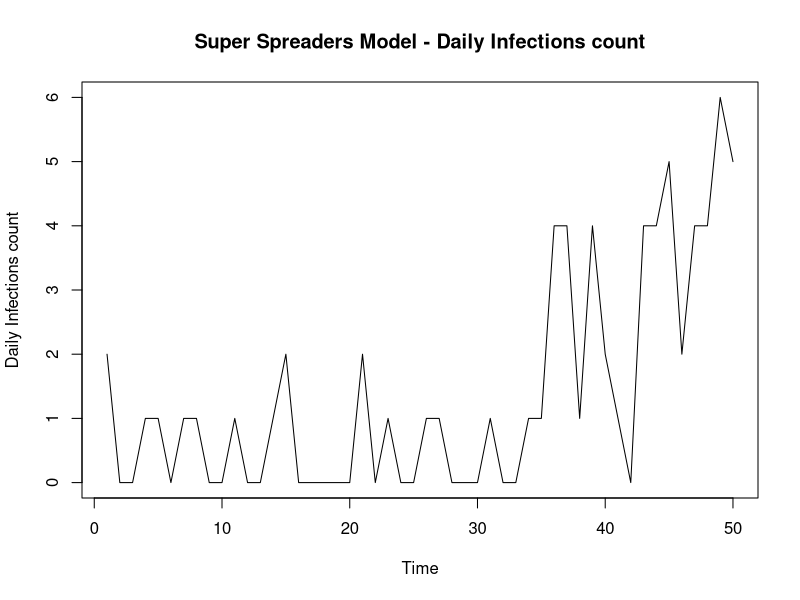

Write the R code that produced this figure.
#Epidemic Modelling Functions
#-Simulations fucntions
#- Likelihood Functions

#*********************************************************
#*Simulation Functions

#Baseline simulation
simulate_branching = function(num_days, r0, shape_gamma, scale_gamma) {
  
  'Baseline simulation model'
  #Set up
  vec_infecteds = vector('numeric', num_days)
  vec_infecteds[1] = 2
  
  #Infectiousness (Discrete gamma) - I.e 'Infectiousness Pressure' - Sum of all people
  #Explanation: Gamma is a continuous function so integrate over the density at that point in time (today - previous day)
  prob_infect = pgamma(c(1:num_days), shape = shape_gamma, scale = scale_gamma) - pgamma(c(0:(num_days-1)), shape = shape_gamma, scale = scale_gamma)
  
  #Days of Infection Spreading
  for (t in 2:num_days) {
    
    #Total rate
    tot_rate = r0*sum(vec_infecteds[1:(t-1)]*rev(prob_infect[1:(t-1)])) #Product of infecteds & their probablilty of infection along the gamma dist at that point in time
    vec_infecteds[t] = rpois(1, tot_rate) #Assuming number of cases each day follows a poisson distribution. Causes jumps in data 
  }
  
  vec_infecteds
}

#*******************************************************
#Super-spreading simulation
simulate_branching_ss = function(num_days, shape_gamma, scale_gamma, alphaX, betaX, gammaX) {
  'Simulate an epidemic with Superspreading events
  prop_ss = Proportion of superspreading days
  magnitude_ss = increased rate of superspreading event'
  
  #Set up
  total_infecteds = vector('numeric', num_days)
  nsse_infecteds = vector('numeric', num_days)
  sse_infecteds = vector('numeric', num_days)
  total_infecteds[1] = 2
  nsse_infecteds[1] = 2
  sse_infecteds[1] = 0
  
  #Infectiousness (Discrete gamma) - I.e 'Infectiousness Pressure' - Sum of all people
  #Explanation: Gamma is a continuous function so integrate over the density at that point in time (today - previous day)
  prob_infect = pgamma(c(1:num_days), shape = shape_gamma, scale = scale_gamma) - pgamma(c(0:(num_days-1)), shape = shape_gamma, scale = scale_gamma)
  
  #Days of Infection Spreading
  for (t in 2:num_days) {
    
    #Regular infecteds (tot_rate = lambda) fix notation
    lambda_t = sum(total_infecteds[1:(t-1)]*rev(prob_infect[1:(t-1)])) #Eg. Today is day 10. Infected on day 1. Current Infectiousness is t - day_infected 
    tot_rate = alphaX*lambda_t #Product of infecteds & their probablilty of infection along the gamma dist at that point in time
    nsse_infecteds[t] = rpois(1, tot_rate) #Assuming number of cases each day follows a poisson distribution. Causes jumps in data 
    
    #Super-spreaders
    sse_infecteds[t] = rnbinom(1, betaX*lambda_t, 1/(1 + gammaX)) #z_t: Total infecteds due to super-spreading event - num of events x Num individuals
    
    #Total 
    total_infecteds[t] = nsse_infecteds[t] + sse_infecteds[t]
  }
  
  total_infecteds
}
# 
# #********
# # #*Implement
# num_days = 50
# #lambda params
# shape_gamma = 6
# scale_gamma = 1
# #params
# alphaX = 0.8 #Without ss event, ~r0.
# betaX = 0.1
# gammaX = 10
# true_r0 = alphaX + betaX*gammaX
# true_r0
# #Epidemic data
# sim_data = simulate_branching_ss(num_days, shape_gamma, scale_gamma, alphaX, betaX, gammaX)
# plot.ts(sim_data, ylab = 'Daily Infections', main = paste('Super - Spreading Events model - Daily Infections count, true R0 = ', true_r0))
# par(mfrow = c(2,1))

#*******************************************************
#Super-spreading simulation
simulate_ss_poisson = function(num_days, shape_gamma, scale_gamma, alphaX, betaX, gammaX) {
  'Simulate an epidemic with Superspreading events
  prop_ss = Proportion of superspreading days
  magnitude_ss = increased rate of superspreading event'
  
  #Set up
  total_infecteds = vector('numeric', num_days)
  nsse_infecteds = vector('numeric', num_days)
  sse_infecteds = vector('numeric', num_days)
  total_infecteds[1] = 2
  nsse_infecteds[1] = 2
  sse_infecteds[1] = 0
  
  #Infectiousness (Discrete gamma) - I.e 'Infectiousness Pressure' - Sum of all people
  #Explanation: Gamma is a continuous function so integrate over the density at that point in time (today - previous day)
  prob_infect = pgamma(c(1:num_days), shape = shape_gamma, scale = scale_gamma) - pgamma(c(0:(num_days-1)), shape = shape_gamma, scale = scale_gamma)
  
  #Days of Infection Spreading
  for (t in 2:num_days) {
    
    #Regular infecteds (tot_rate = lambda) fix notation
    lambda_t = sum(total_infecteds[1:(t-1)]*rev(prob_infect[1:(t-1)])) #?Why is it the reversed probability - given the way prob_infect is written
    tot_rate = alphaX*lambda_t #Product of infecteds & their probablilty of infection along the gamma dist at that point in time
    nsse_infecteds[t] = rpois(1, tot_rate) #Assuming number of cases each day follows a poisson distribution. Causes jumps in data 
    
    #Super-spreaders
    n_t = rpois(1, betaX*lambda_t) #Number of super-spreading events (beta)
    sse_infecteds[t] = rpois(1, gammaX*n_t) #z_t: Total infecteds due to super-spreading event - num of events x Num individuals
    
    total_infecteds[t] = nsse_infecteds[t] + sse_infecteds[t]
  }
  
  total_infecteds
}

#*Implement
# num_days = 50
# #lambda params
# shape_gamma = 6
# scale_gamma = 1
# #params
# alphaX = 1.2 #Without ss event, ~r0. 
# betaX = 0.5
# gammaX = 10
# #Epidemic data
# sim_data2 = simulate_ss_poisson(num_days, shape_gamma, scale_gamma, alphaX, betaX, gammaX)
# plot.ts(sim_data2, ylab = 'Daily Infections count', main = 'Daily Infections count')


#*******************************************************
#Super-spreaders simulation
simulation_super_spreaders = function(num_days, shape_gamma, scale_gamma, aX, bX, ss_mult) {
  'Simulate an epidemic with Superspreading events
  prop_ss = Proportion of superspreading days
  magnitude_ss = increased rate of superspreading event'
  
  #Set up
  total_infecteds = vector('numeric', num_days)
  nss_infecteds = vector('numeric', num_days)
  ss_infecteds = vector('numeric', num_days)
  total_infecteds[1] = 2
  nss_infecteds[1] = 2
  ss_infecteds[1] = 0 
  
  #Infectiousness (Discrete gamma) - I.e 'Infectiousness Pressure' - Sum of all people
  #Explanation: Gamma is a continuous function so integrate over the density at that point in time (today - previous day)
  prob_infect = pgamma(c(1:num_days), shape = shape_gamma, scale = scale_gamma) - pgamma(c(0:(num_days-1)), shape = shape_gamma, scale = scale_gamma)
  
  #Days of Infection Spreading
  for (t in 2:num_days) {
    
    #Regular infecteds (tot_rate = lambda) fix notation
    lambda_t = sum((total_infecteds[1:(t-1)] + ss_mult*ss_infecteds[1:(t-1)])*rev(prob_infect[1:(t-1)])) #?Why is it the reversed probability - given the way prob_infect is written. Product of infecteds & their probablilty of infection along the gamma dist at that point in time
    nss_infecteds[t] = rpois(1, aX*lambda_t) #Assuming number of cases each day follows a poisson distribution. Causes jumps in data 
    ss_infecteds[t] = rpois(1, bX*lambda_t)
    total_infecteds[t] = nss_infecteds[t] + ss_infecteds[t]
  }
  
  total_infecteds
}

#*Implement
num_days = 50
#lambda params
shape_gamma = 6
scale_gamma = 1
#params
aX = 0.8 #1.1 #Without ss event, ~r0.
bX = 0.1 #0.2
ss_mult = 10 #8
#Epidemic data
sim_data2 = simulation_super_spreaders(num_days, shape_gamma, scale_gamma, aX, bX, ss_mult)
plot.ts(sim_data2, ylab = 'Daily Infections count', main = 'Super Spreaders Model - Daily Infections count')

#*******************************************************************************
#Model functions  - Super-spreading Model

#Log Likelihood 
log_like_ss <- function(x, alphaX, betaX, gammaX){
  
  #Params
  num_days = length(x)
  shape_gamma = 6
  scale_gamma = 1
  
  #Infectiousness (Discrete gamma) i,e Prob less than x2 - prob less than x1; the area in between 
  prob_infect = pgamma(c(1:num_days), shape = shape_gamma, scale = scale_gamma) - pgamma(c(0:(num_days-1)), shape = shape_gamma, scale = scale_gamma)
  logl = 0
  
  for (t in 2:num_days) {
    
    lambda_t = sum(x[1:(t-1)]*rev(prob_infect[1:(t-1)]))
    inner_sum_xt = 0
    
    for (y_t in 0:x[t]){ #Sum for all values of y_t
      
      #Log likelihood
      inner_sum_xt = (inner_sum_xt + exp(-alphaX*lambda_t)*(1/factorial(y_t))*(alphaX*lambda_t)^y_t*
                        (gamma((x[t] - y_t) + betaX*lambda_t))/(gamma(betaX*lambda_t)*
                                                                  factorial(x[t] - y_t))*(1/(gammaX +1))^(betaX*lambda_t)*
                        (gammaX/(gammaX + 1))^(x[t] - y_t))
      
    } 
    
    logl = logl + log(inner_sum_xt) 
    
  }
  
  logl
  
}

#*****************************************************
#Log Likelihood - log-exp-sum trick 
log_like_ss_lse <- function(x, alphaX, betaX, gammaX){
  
  #Params
  num_days = length(x)
  shape_gamma = 6
  scale_gamma = 1
  
  #Infectiousness (Discrete gamma)
  prob_infect = pgamma(c(1:num_days), shape = shape_gamma, scale = scale_gamma) - pgamma(c(0:(num_days-1)),
                                                                                         shape = shape_gamma, scale = scale_gamma)
  logl = 0 
  
  for (t in 2:num_days) {
    
    #print(t)
    lambda_t = sum(x[1:(t-1)]*rev(prob_infect[1:(t-1)]))
    
    if(x[t] == 0){ #y_t also equal to zero
      
      #L(x_i) for y_t, x_t = 0
      logl = logl -(alphaX*lambda_t) - 
        (betaX*lambda_t*log(gammaX +1))
      
    } else {
      
      #Terms in inner sum
      inner_sum_vec <- vector('numeric', x[t])
      
      for (y_t in 0:x[t]){ #Sum for all values of y_t up to x_t
        
        #Store inner L(x_i) term in vector position
        inner_sum_vec[y_t + 1] = (-(alphaX*lambda_t) - lfactorial(y_t) + y_t*log(alphaX*lambda_t) +
                                    lgamma((x[t] - y_t) + (betaX*lambda_t)) - lgamma(betaX*lambda_t) - 
                                    lfactorial(x[t] - y_t) - (betaX*lambda_t*log(gammaX +1)) + 
                                    (x[t] - y_t)*log(gammaX) -(x[t] - y_t)*log(gammaX + 1))
        
      }
      
      #Calculate max element in inner vector, for all y_t for a given t, x[t]
      lx_max = max(inner_sum_vec)
      
      #Calculate lse
      lse = lx_max + log(sum(exp(inner_sum_vec - lx_max) ))
      
      #Add to overall log likelihood 
      logl = logl + lse 
      
    }
    
  }
  
  logl
  
}

#*********************************************************************************************
#* Log Likelihood - Using package distribution functions
log_like_ss_R_funcs <- function(x, alphaX, betaX, gammaX){
  
  'Calculate the log likelihood on the simulated data using package distribution functions in R'
  
  #Params
  num_days = length(x)
  shape_gamma = 6
  scale_gamma = 1
  logl = 0
  
  #Infectiousness (Discrete gamma)
  prob_infect = pgamma(c(1:num_days), shape = shape_gamma, scale = scale_gamma) - pgamma(c(0:(num_days-1)), shape = shape_gamma, scale = scale_gamma)
  
  #Over all timepoints
  for (t in 2:num_days) {
    
    lambda_t = sum(x[1:(t-1)]*rev(prob_infect[1:(t-1)]))
    inner_sum = 0
    
    #Sum for all values of y_t
    for (y_t in 0:x[t]){ 
      
      #Log likelihood
      prob_yt = dpois(y_t, alphaX*lambda_t)
      #cat("prob_yt, dpois : ", prob_yt, "\n")
      
      prob_zt = s(x[t] - y_t, betaX*lambda_t, 1/(1 + gammaX))
      #cat("prob_zt, dnbinom : ", prob_zt, "\n")
      
      prob_xt = prob_zt*prob_yt
      inner_sum = inner_sum + prob_xt
      #cat("prob_xt, : ", prob_xt, "\n")
      
    } 
    
    #cat("log(prob_xt), : ", log(prob_xt), "\n")
    logl = logl + log(inner_sum) 
    #cat("logl, : ", logl, "\n")
    
  }
  
  logl
}

################################################################################
# Plot MCMC Total Results
################################################################################

plot_mcmc_results <- function(sim_data, mcmc_params, true_r0, 
                              dist_type, total_time, seed_count, prior, beta_gamma_flag){
  
  #Plot Set up
  plot.new()
  par(mfrow=c(3,4))
  
  #Extract params
  alpha_mcmc = mcmc_params[1]
  alpha_mcmc = unlist(alpha_mcmc)
  
  beta_mcmc = mcmc_params[2]
  beta_mcmc = unlist(beta_mcmc)
  
  gamma_mcmc = mcmc_params[3]
  gamma_mcmc = unlist(gamma_mcmc)
  
  r0_mcmc = mcmc_params[4]
  r0_mcmc = unlist(r0_mcmc)
  
  #Cumulative means + param sample limits
  #r0
  r0_mean = cumsum(r0_mcmc)/seq_along(r0_mcmc)
  r0_lim = max(true_r0, max(r0_mcmc))
  r0_lim2 = max(true_r0, r0_mean)
  
  #alpha
  alpha_mean = cumsum(alpha_mcmc)/seq_along(alpha_mcmc)
  a_lim =  max(alphaX, max(alpha_mcmc))
  a_lim2 =  max(alphaX, alpha_mean)
  
  #beta
  beta_mean = cumsum(beta_mcmc)/seq_along(beta_mcmc)
  b_lim = max(betaX, max(beta_mcmc))
  b_lim2 = max(betaX, beta_mean)
  
  #gamma
  gamma_mean = cumsum(gamma_mcmc)/seq_along(gamma_mcmc)
  g_lim =  max(gammaX, max(gamma_mcmc))
  g_lim2 =  max(gammaX, gamma_mean) 
  
  #Beta-gamma
  if (beta_gamma_flag){
    b_g_a_rate = mcmc_params[14]
    b_g_a_rate = round(unlist(b_g_a_rate), 2)
  } else {
    b_g_a_rate = 0
  }
  
  #***********
  #* Plots *
  
  #i.Infections
  plot.ts(sim_data, xlab = 'Time', ylab = 'Daily Infections count',
          main = paste(seed_count, "Day Infts SS Evnts", dist_type, "r0 = ", true_r0),
          cex.lab=1.5, cex.axis=1.5, cex.main=1.5, cex.sub=1.5)
  
  #ii. MCMC Trace Plots
  plot.ts(alpha_mcmc, ylab = 'alpha', ylim=c(0, a_lim),
          main = paste("MCMC SS Events, true alpha = ", alphaX),
          cex.lab=1.5, cex.axis=1.5, cex.main=1.5, cex.sub=1.5)
  abline(h = alphaX, col = 'green', lwd = 2)
  
  plot.ts(beta_mcmc, ylab = 'beta', ylim=c(0, b_lim),
          main = paste("MCMC SS Events, true beta = ", betaX),
          cex.lab=1.5, cex.axis=1.5, cex.main=1.5, cex.sub=1.5)
  abline(h = betaX, col = 'green', lwd = 2)
  
  plot.ts(gamma_mcmc,  ylab = 'gamma', ylim=c(0,g_lim),
          main = paste("MCMC SS Events, true gamma = ", gammaX),
          cex.lab=1.5, cex.axis=1.5, cex.main=1.5, cex.sub=1.5)
  abline(h = gammaX, col = 'green', lwd = 2)
  #plot.ts(r0_mcmc,  ylab = 'r0', main = paste("MCMC SS Events, true r0 = ", r0_true))
  
  #iii. Cumulative mean plots
  #r0 Mean
  plot2 = plot(seq_along(r0_mean), r0_mean,
               ylim=c(0, r0_lim),
               xlab = 'Time', ylab = 'R0', main = paste("R0 MCMC Mean, True R0 = ", true_r0),
               cex.lab=1.5, cex.axis=1.5, cex.main=1.5, cex.sub=1.5)
  print(plot2)
  abline(h = true_r0, col = 'orange', lwd = 2)
  
  #alpha mean
  plot2 = plot(seq_along(alpha_mean), alpha_mean,
               ylim=c(0, a_lim),
               xlab = 'Time', ylab = 'alpha', main = paste("Alpha MCMC mean, True alpha = ",alphaX),
               cex.lab=1.5, cex.axis=1.5, cex.main=1.5, cex.sub=1.5)
  print(plot2)
  abline(h = alphaX, col = 'red', lwd = 2)
  
  #beta mean
  plot2 = plot(seq_along(beta_mean), beta_mean,
               ylim=c(0, b_lim),
               xlab = 'Time', ylab = 'beta', main = paste("Beta MCMC mean, True beta = ",betaX),
               cex.lab=1.5, cex.axis=1.5, cex.main=1.5, cex.sub=1.5)
  print(plot2)
  abline(h = betaX, col = 'blue', lwd = 2)
  
  #gamma Mean
  plot2 = plot(seq_along(gamma_mean), gamma_mean,
               xlab = 'Time', ylab = 'gamma', main = paste("Gamma MCMC mean, True gamma = ",gammaX),
               ylim=c(0, g_lim),
               cex.lab=1.5, cex.axis=1.5, cex.main=1.5, cex.sub=1.5)
  print(plot2)
  abline(h = gammaX, col = 'green', lwd = 2)
  
  #iv. Param Histograms (Plots 9,11,12)
  hist(r0_mcmc, freq = FALSE, breaks = 100,
       xlab = 'R0 total', #ylab = 'Density', 
       main = paste('R0 total MCMC samples. Prior = ', prior),
       xlim=c(0, r0_lim),
       cex.lab=1.5, cex.axis=1.5, cex.main=1.5, cex.sub=1.5)
  abline(v = true_r0, col = 'orange', lwd = 2)
  
  #v. Beta vs gamma
  plot(beta_mcmc, gamma_mcmc,
       xlab = 'beta', ylab = 'gamma', main = 'Beta vs Gamma',
       cex.lab=1.5, cex.axis=1.5, cex.main=1.5, cex.sub=1.5)
  
  #Hist Beta 
  hist(beta_mcmc, freq = FALSE, breaks = 100,
       xlab = 'beta', #ylab = 'Density', 
       main = paste("Beta, True beta = ", betaX), 
       xlim=c(0, b_lim),
       cex.lab=1.5, cex.axis=1.5, cex.main=1.5, cex.sub=1.5)
  abline(v = betaX, col = 'blue', lwd = 2)
  
  #Hist Gamma 
  hist(gamma_mcmc, freq = FALSE, breaks = 100,
       xlab = 'gamma', #ylab = 'Density', 
       main = paste("Gamma, True gamma = ", gammaX),
       xlim=c(0, g_lim),
       cex.lab=1.5, cex.axis=1.5, cex.main=1.5, cex.sub=1.5)
  abline(v = gammaX, col = 'green', lwd = 2)
  
  #Final Mean Stats
  data_10_pc = 0.1*n
  a_mcmc_mean = round(mean(alpha_mcmc[n-data_10_pc:n]), 2)
  b_mcmc_mean = round(mean(beta_mcmc[n-data_10_pc:n]), 2)
  g_mcmc_mean = round(mean(gamma_mcmc[n-data_10_pc:n]), 2)
  r0_mcmc_mean = round(mean(r0_mcmc[n-data_10_pc:n]), 2)
  
  #Results
  df_results <- data.frame(
    alpha = alphaX,
    a_mc = a_mcmc_mean,
    beta = betaX,
    b_mc = b_mcmc_mean,
    gamma = gammaX,
    g_mc = g_mcmc_mean,
    R0 = true_r0, 
    R0_mc = r0_mcmc_mean,
    accept_rate_a = round(mcmc_params[[5]],2),
    a_rte_b = round(mcmc_params[[6]], 2),
    a_rte_g = round(mcmc_params[[7]],2),
    b_g_a_rate = b_g_a_rate, 
    tot_time = total_time) 
  
  print(df_results)
  
}

#****************
#MCMC Plots 4x4
plot_mcmc_x4_II <- function(sim_data, mcmc_params, true_r0, dist_type,
                            total_time, seed_count, prior, max_sum_val, model_crit = TRUE, joint = TRUE){
  
  #Plot Set up
  plot.new()
  
  if (joint){
    par(mfrow=c(4,4))
  } else {
    par(mfrow=c(3,4))
  }
  
  
  #Extract params
  alpha_mcmc = mcmc_params[1]
  alpha_mcmc = unlist(alpha_mcmc)
  
  beta_mcmc = mcmc_params[2]
  beta_mcmc = unlist(beta_mcmc)
  
  gamma_mcmc = mcmc_params[3]
  gamma_mcmc = unlist(gamma_mcmc)
  
  r0_mcmc = mcmc_params[4]
  r0_mcmc = unlist(r0_mcmc)
  
  #Cumulative means + param sample limits
  #r0
  r0_mean = cumsum(r0_mcmc)/seq_along(r0_mcmc)
  r0_lim = max(true_r0, max(r0_mcmc))
  r0_lim2 = max(true_r0, r0_mean)
  
  #alpha
  alpha_mean = cumsum(alpha_mcmc)/seq_along(alpha_mcmc)
  a_lim =  max(alphaX, max(alpha_mcmc))
  a_lim2 =  max(alphaX, alpha_mean)
  
  #beta
  beta_mean = cumsum(beta_mcmc)/seq_along(beta_mcmc)
  b_lim = max(betaX, max(beta_mcmc))
  b_lim2 = max(betaX, beta_mean)
  
  #gamma
  gamma_mean = cumsum(gamma_mcmc)/seq_along(gamma_mcmc)
  g_lim =  max(gammaX, max(gamma_mcmc))
  g_lim2 =  max(gammaX, gamma_mean) 
  
  
  #***********
  #* Plots *
  
  #i.Infections
  plot.ts(sim_data, xlab = 'Time', ylab = 'Daily Infections count',
          main = paste(seed_count, "Day Infts SS Evnts", dist_type, "r0 = ", true_r0),
          cex.lab=1.5, cex.axis=1.5, cex.main=1.5, cex.sub=1.5)
  
  #ii. MCMC Trace Plots
  plot.ts(alpha_mcmc, ylab = 'alpha', ylim=c(0, a_lim),
          main = paste("MCMC SS Events, true alpha = ", alphaX),
          cex.lab=1.5, cex.axis=1.5, cex.main=1.5, cex.sub=1.5)
  abline(h = alphaX, col = 'red', lwd = 2) #True = green
  #lines(seq_along(like_a), like_a, col = 'red')
  #lines(seq_along(prior_a), prior_a, col = 'blue')
  
  plot.ts(beta_mcmc, ylab = 'beta', ylim=c(0, b_lim),
          main = paste("MCMC SS Events, true beta = ", betaX),
          cex.lab=1.5, cex.axis=1.5, cex.main=1.5, cex.sub=1.5)
  abline(h = betaX, col = 'blue', lwd = 2) #True = green
  
  plot.ts(gamma_mcmc,  ylab = 'gamma', ylim=c(0,g_lim),
          main = paste("MCMC SS Events, true gamma = ", gammaX),
          cex.lab=1.5, cex.axis=1.5, cex.main=1.5, cex.sub=1.5)
  abline(h = gammaX, col = 'green', lwd = 2) #True = green
  
  #plot.ts(r0_mcmc,  ylab = 'r0', main = paste("MCMC SS Events, true r0 = ", r0_true))
  
  #Title
  text(line2user(line=mean(par('mar')[c(2, 4)]), side=2), 
       line2user(line=2, side=3), paste('MCMC SS, True R0:', true_r0, 'Prior = ', prior), xpd=NA, cex=2, font=2)
  
  #iii. Cumulative mean plots
  #r0 Mean
  plot2 = plot(seq_along(r0_mean), r0_mean,
               ylim=c(0, r0_lim),
               xlab = 'Time', ylab = 'R0', main = paste("R0 MCMC Mean, True R0 = ", true_r0),
               cex.lab=1.5, cex.axis=1.5, cex.main=1.5, cex.sub=1.5)
  print(plot2)
  abline(h = true_r0, col = 'orange', lwd = 2)
  
  #alpha mean
  plot2 = plot(seq_along(alpha_mean), alpha_mean,
               ylim=c(0, a_lim),
               xlab = 'Time', ylab = 'alpha', main = paste("Alpha MCMC mean, True alpha = ",alphaX),
               cex.lab=1.5, cex.axis=1.5, cex.main=1.5, cex.sub=1.5)
  print(plot2)
  abline(h = alphaX, col = 'red', lwd = 2)
  #lines(seq_along(like_a_mean), like_a_mean, col = 'red')
  #lines(seq_along(prior_a_mean), prior_a_mean, col = 'blue')
  
  #beta mean
  plot2 = plot(seq_along(beta_mean), beta_mean,
               ylim=c(0, b_lim),
               xlab = 'Time', ylab = 'beta', main = paste("Beta MCMC mean, True beta = ",betaX),
               cex.lab=1.5, cex.axis=1.5, cex.main=1.5, cex.sub=1.5)
  print(plot2)
  abline(h = betaX, col = 'blue', lwd = 2)
  
  #gamma Mean
  plot2 = plot(seq_along(gamma_mean), gamma_mean,
               xlab = 'Time', ylab = 'gamma', main = paste("Gamma MCMC mean, True gamma = ",gammaX),
               ylim=c(0, g_lim),
               cex.lab=1.5, cex.axis=1.5, cex.main=1.5, cex.sub=1.5)
  print(plot2)
  abline(h = gammaX, col = 'green', lwd = 2)
  
  #iv. Param Histograms (Plots 9,11,12)
  hist(r0_mcmc, freq = FALSE, breaks = 100,
       xlab = 'R0 total', #ylab = 'Density', 
       main = paste('R0 total MCMC samples. Prior = ', prior),
       xlim=c(0, r0_lim),
       cex.lab=1.5, cex.axis=1.5, cex.main=1.5, cex.sub=1.5)
  abline(v = true_r0, col = 'orange', lwd = 2)
  
  # #v. Beta vs gamma
  # plot(beta_mcmc, gamma_mcmc,
  #      xlab = 'beta', ylab = 'gamma', main = 'Beta vs Gamma',
  #      cex.lab=1.5, cex.axis=1.5, cex.main=1.5, cex.sub=1.5)
  
  #Hist alpha 
  hist(alpha_mcmc, freq = FALSE, breaks = 100,
       xlab = 'alpha', #ylab = 'Density', 
       main = paste("alpha, True alpha = ", alphaX), 
       xlim=c(0, a_lim),
       cex.lab=1.5, cex.axis=1.5, cex.main=1.5, cex.sub=1.5)
  abline(v = alphaX, col = 'red', lwd = 2)
  #Prior
  # x <- seq(from = 0, to = 20, by = 0.05)
  # exp1 = dexp(x, 1)
  # lines(seq_along(exp1), exp1, type = 'l')
  
  
  #Hist Beta 
  hist(beta_mcmc, freq = FALSE, breaks = 100,
       xlab = 'beta', #ylab = 'Density', 
       main = paste("Beta, True beta = ", betaX), 
       xlim=c(0, b_lim),
       cex.lab=1.5, cex.axis=1.5, cex.main=1.5, cex.sub=1.5)
  abline(v = betaX, col = 'blue', lwd = 2)
  #Prior
  # x <- seq(from = 0, to = 20, by = 0.05)
  # exp1 = dexp(x, 1)
  # lines(seq_along(exp1), exp1, type = 'l')
  
  
  #Hist Gamma 
  hist(gamma_mcmc, freq = FALSE, breaks = 100,
       xlab = 'gamma', #ylab = 'Density', 
       main = paste("Gamma, True gamma = ", gammaX),
       xlim=c(0, g_lim),
       cex.lab=1.5, cex.axis=1.5, cex.main=1.5, cex.sub=1.5)
  abline(v = gammaX, col = 'green', lwd = 2)
  #Prior
  # x <- seq(from = 0, to = 20, by = 0.05)
  # exp1 = 1 + dexp(x, 1)
  # lines(seq_along(exp1), exp1, type = 'l')
  
  #Final Mean Stats
  data_10_pc = 0.5*n #50%
  a_mcmc_mean = round(mean(alpha_mcmc[n-data_10_pc:n]), 2)
  b_mcmc_mean = round(mean(beta_mcmc[n-data_10_pc:n]), 2)
  g_mcmc_mean = round(mean(gamma_mcmc[n-data_10_pc:n]), 2)
  r0_mcmc_mean = round(mean(r0_mcmc[n-data_10_pc:n]), 2)
  
  #Joint distrbutions
  if (model_crit){
    
    model_criticism(mcmc_params, sim_data, max_sum_val)
  }
  
  #Joint distrbutions
  if (joint){
    
    # #v. r0 vs beta
    # plot(beta_mcmc, r0_mcmc,
    #      xlab = 'beta', ylab = 'R0', main = 'Beta vs R0',
    #      cex.lab=1.5, cex.axis=1.5, cex.main=1.5, cex.sub=1.5)
    
    #v. alpha vs beta
    plot(alpha_mcmc, beta_mcmc,
         xlab = 'alpha', ylab = 'beta', main = 'alpha vs Beta',
         cex.lab=1.5, cex.axis=1.5, cex.main=1.5, cex.sub=1.5)
    
    #v. alpha vs gamma
    plot(alpha_mcmc, gamma_mcmc,
         xlab = 'alpha', ylab = 'gamma', main = 'alpha vs gamma',
         cex.lab=1.5, cex.axis=1.5, cex.main=1.5, cex.sub=1.5)
    
    #v. beta vs gamma
    plot(beta_mcmc, gamma_mcmc,
         xlab = 'beta', ylab = 'gamma', main = 'Beta vs gamma',
         cex.lab=1.5, cex.axis=1.5, cex.main=1.5, cex.sub=1.5)
  }
  
  #Results
  df_results <- data.frame(
    alpha = alphaX,
    a_mc = a_mcmc_mean,
    beta = betaX,
    b_mc = b_mcmc_mean,
    gamma = gammaX,
    g_mc = g_mcmc_mean,
    R0 = true_r0, 
    R0_mc = r0_mcmc_mean,
    accept_rate_a = round(mcmc_params[[5]],2),
    a_rte_b = round(mcmc_params[[6]], 2),
    a_rte_g = round(mcmc_params[[7]],2),
    a_rte_b_g = round(mcmc_params[[8]],2),
    tot_time = total_time) 
  
  print(df_results)
  
}

plot_mcmc_x4_priors <- function(sim_data, mcmc_params, true_r0, dist_type, total_time, seed_count, prior, joint = TRUE){
  
  #Plot Set up
  #par(mar=c(1,1,1,1))
  plot.new()
  
  if (joint){
    par(mfrow=c(4,4))
  } else {
    par(mfrow=c(3,4))
  }
  
  
  #Extract params
  alpha_mcmc = mcmc_params[1]
  alpha_mcmc = unlist(alpha_mcmc)
  
  beta_mcmc = mcmc_params[2]
  beta_mcmc = unlist(beta_mcmc)
  
  gamma_mcmc = mcmc_params[3]
  gamma_mcmc = unlist(gamma_mcmc)
  
  r0_mcmc = mcmc_params[4]
  r0_mcmc = unlist(r0_mcmc)
  
  #Cumulative means + param sample limits
  #r0
  r0_mean = cumsum(r0_mcmc)/seq_along(r0_mcmc)
  r0_lim = max(true_r0, max(r0_mcmc))
  r0_lim2 = max(true_r0, r0_mean)
  
  #alpha
  alpha_mean = cumsum(alpha_mcmc)/seq_along(alpha_mcmc)
  a_lim =  max(alphaX, max(alpha_mcmc))
  a_lim2 =  max(alphaX, alpha_mean)
  
  #beta
  beta_mean = cumsum(beta_mcmc)/seq_along(beta_mcmc)
  b_lim = max(betaX, max(beta_mcmc))
  b_lim2 = max(betaX, beta_mean)
  
  #gamma
  gamma_mean = cumsum(gamma_mcmc)/seq_along(gamma_mcmc)
  g_lim =  max(gammaX, max(gamma_mcmc))
  g_lim2 =  max(gammaX, gamma_mean) 
  
  
  #***********
  #* Plots *
  
  #i.Infections
  plot.ts(sim_data, xlab = 'Time', ylab = 'Daily Infections count',
          main = paste(seed_count, "Day Infts SS Evnts", dist_type, "r0 = ", true_r0),
          cex.lab=1.5, cex.axis=1.5, cex.main=1.5, cex.sub=1.5)
  
  #ii. MCMC Trace Plots
  plot.ts(alpha_mcmc, ylab = 'alpha', ylim=c(0, a_lim),
          main = paste("MCMC SS Events, true alpha = ", alphaX),
          cex.lab=1.5, cex.axis=1.5, cex.main=1.5, cex.sub=1.5)
  abline(h = alphaX, col = 'red', lwd = 2) #True = green
  #lines(seq_along(like_a), like_a, col = 'red')
  #lines(seq_along(prior_a), prior_a, col = 'blue')
  
  plot.ts(beta_mcmc, ylab = 'beta', ylim=c(0, b_lim),
          main = paste("MCMC SS Events, true beta = ", betaX),
          cex.lab=1.5, cex.axis=1.5, cex.main=1.5, cex.sub=1.5)
  abline(h = betaX, col = 'blue', lwd = 2) #True = green
  
  plot.ts(gamma_mcmc,  ylab = 'gamma', ylim=c(0,g_lim),
          main = paste("MCMC SS Events, true gamma = ", gammaX),
          cex.lab=1.5, cex.axis=1.5, cex.main=1.5, cex.sub=1.5)
  abline(h = gammaX, col = 'green', lwd = 2) #True = green
  
  #plot.ts(r0_mcmc,  ylab = 'r0', main = paste("MCMC SS Events, true r0 = ", r0_true))
  
  #Title
  # text(line2user(line=mean(par('mar')[c(2, 4)]), side=2), 
  #      line2user(line=2, side=3), paste('MCMC SS, True R0:', true_r0, 'Prior = ', prior), xpd=NA, cex=2, font=2)
  # 
  #iii. Cumulative mean plots
  #r0 Mean
  plot2 = plot(seq_along(r0_mean), r0_mean,
               ylim=c(0, r0_lim),
               xlab = 'Time', ylab = 'R0', main = paste("R0 MCMC Mean, True R0 = ", true_r0),
               cex.lab=1.5, cex.axis=1.5, cex.main=1.5, cex.sub=1.5)
  print(plot2)
  abline(h = true_r0, col = 'orange', lwd = 2)
  
  #alpha mean
  plot2 = plot(seq_along(alpha_mean), alpha_mean,
               ylim=c(0, a_lim),
               xlab = 'Time', ylab = 'alpha', main = paste("Alpha MCMC mean, True alpha = ",alphaX),
               cex.lab=1.5, cex.axis=1.5, cex.main=1.5, cex.sub=1.5)
  print(plot2)
  abline(h = alphaX, col = 'red', lwd = 2)
  #lines(seq_along(like_a_mean), like_a_mean, col = 'red')
  #lines(seq_along(prior_a_mean), prior_a_mean, col = 'blue')
  
  #beta mean
  plot2 = plot(seq_along(beta_mean), beta_mean,
               ylim=c(0, b_lim),
               xlab = 'Time', ylab = 'beta', main = paste("Beta MCMC mean, True beta = ",betaX),
               cex.lab=1.5, cex.axis=1.5, cex.main=1.5, cex.sub=1.5)
  print(plot2)
  abline(h = betaX, col = 'blue', lwd = 2)
  
  #gamma Mean
  plot2 = plot(seq_along(gamma_mean), gamma_mean,
               xlab = 'Time', ylab = 'gamma', main = paste("Gamma MCMC mean, True gamma = ",gammaX),
               ylim=c(0, g_lim),
               cex.lab=1.5, cex.axis=1.5, cex.main=1.5, cex.sub=1.5)
  print(plot2)
  abline(h = gammaX, col = 'green', lwd = 2)
  
  #iv. Param Histograms (Plots 9,11,12)
  hist(r0_mcmc, freq = FALSE, breaks = 100,
       xlab = 'R0 total', #ylab = 'Density', 
       main = paste('R0 total MCMC samples. Prior = ', prior),
       xlim=c(0, r0_lim),
       cex.lab=1.5, cex.axis=1.5, cex.main=1.5, cex.sub=1.5)
  abline(v = true_r0, col = 'orange', lwd = 2)
  
  # #v. Beta vs gamma
  # plot(beta_mcmc, gamma_mcmc,
  #      xlab = 'beta', ylab = 'gamma', main = 'Beta vs Gamma',
  #      cex.lab=1.5, cex.axis=1.5, cex.main=1.5, cex.sub=1.5)
  
  #Hist alpha 
  hist(alpha_mcmc, freq = FALSE, breaks = 100,
       xlab = 'alpha', #ylab = 'Density', 
       main = paste("alpha, True alpha = ", alphaX), 
       xlim=c(0, a_lim),
       cex.lab=1.5, cex.axis=1.5, cex.main=1.5, cex.sub=1.5)
  #Prior
  #x <- seq(from = 0, to = 10, by = 0.5)
  #exp1 = dexp(x, 1)
  #lines(exp1, col = 'purple')
  abline(v = alphaX, col = 'red', lwd = 2)
  
  
  #Hist Beta 
  hist(beta_mcmc, freq = FALSE, breaks = 100,
       xlab = 'beta', #ylab = 'Density', 
       main = paste("Beta, True beta = ", betaX), 
       xlim=c(0, b_lim),
       cex.lab=1.5, cex.axis=1.5, cex.main=1.5, cex.sub=1.5)
  #Prior
  #lines(exp1, col = 'purple')
  abline(v = betaX, col = 'blue', lwd = 2)
  
  
  #Hist Gamma 
  hist(gamma_mcmc, freq = FALSE, breaks = 100,
       xlab = 'gamma', #ylab = 'Density', 
       main = paste("Gamma, True gamma = ", gammaX),
       xlim=c(0, g_lim),
       cex.lab=1.5, cex.axis=1.5, cex.main=1.5, cex.sub=1.5)
  #Prior
  #x <- seq(from = 0, to = 20, by = 0.5)
  #exp1 = 1 + dexp(x, 1)
  #lines(exp1, col = 'purple')
  abline(v = gammaX, col = 'green', lwd = 2)
  
  
  #Final Mean Stats
  data_10_pc = 0.5*n #50%
  a_mcmc_mean = round(mean(alpha_mcmc[n-data_10_pc:n]), 2)
  b_mcmc_mean = round(mean(beta_mcmc[n-data_10_pc:n]), 2)
  g_mcmc_mean = round(mean(gamma_mcmc[n-data_10_pc:n]), 2)
  r0_mcmc_mean = round(mean(r0_mcmc[n-data_10_pc:n]), 2)
  
  #Joint distrbutions
  if (joint){
    
    #v. r0 vs beta
    plot(beta_mcmc, r0_mcmc,
         xlab = 'beta', ylab = 'R0', main = 'Beta vs R0',
         cex.lab=1.5, cex.axis=1.5, cex.main=1.5, cex.sub=1.5)
    
    #v. alpha vs beta
    plot(alpha_mcmc, beta_mcmc,
         xlab = 'alpha', ylab = 'beta', main = 'alpha vs Beta',
         cex.lab=1.5, cex.axis=1.5, cex.main=1.5, cex.sub=1.5)
    
    #v. alpha vs gamma
    plot(alpha_mcmc, gamma_mcmc,
         xlab = 'alpha', ylab = 'gamma', main = 'alpha vs gamma',
         cex.lab=1.5, cex.axis=1.5, cex.main=1.5, cex.sub=1.5)
    
    #v. beta vs gamma
    plot(beta_mcmc, gamma_mcmc,
         xlab = 'beta', ylab = 'gamma', main = 'Beta vs gamma',
         cex.lab=1.5, cex.axis=1.5, cex.main=1.5, cex.sub=1.5)
  }
  
  #Results
  df_results <- data.frame(
    alpha = alphaX,
    a_mc = a_mcmc_mean,
    beta = betaX,
    b_mc = b_mcmc_mean,
    gamma = gammaX,
    g_mc = g_mcmc_mean,
    R0 = true_r0, 
    R0_mc = r0_mcmc_mean,
    accept_rate_a = round(mcmc_params[[5]],2),
    a_rte_b = round(mcmc_params[[6]], 2),
    a_rte_g = round(mcmc_params[[7]],2),
    a_rte_b_g = round(mcmc_params[[8]],2),
    tot_time = total_time) 
  
  print(df_results)
  
}
